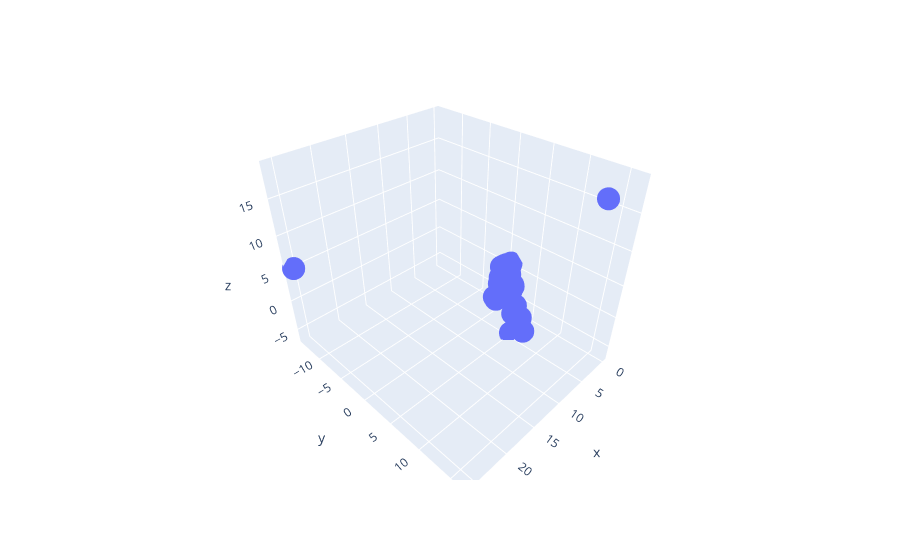

Notebook code cell kept with this figure:
### Code cell
px.scatter_3d(pd.DataFrame(tf_svd_pos,columns=['x','y','z']),x='x',y='y',z='z',hover_name=clean.idf_vec.get_feature_names())

### Figure 1 — Plotly figure (JSON) as saved in the notebook; plotly's stock layout.template omitted (floating-point values rounded to 4 significant figures; data arrays with more than 128 entries replaced by an {"elided": "..."} marker saying what was removed)
{"data": [{"hovertemplate": "<b>%{hovertext}</b><br><br>x=%{x}<br>y=%{y}<br>z=%{z}<extra></extra>", "hovertext": {"elided": "3000 str values"}, "legendgroup": "", "marker": {"color": "#636efa", "symbol": "circle"}, "mode": "markers", "name": "", "scene": "scene", "showlegend": false, "type": "scatter3d", "x": {"elided": "3000 float values"}, "y": {"elided": "3000 float values"}, "z": {"elided": "3000 float values"}}], "layout": {"legend": {"tracegroupgap": 0}, "margin": {"t": 60}, "scene": {"domain": {"x": [0, 1], "y": [0, 1]}, "xaxis": {"title": {"text": "x"}}, "yaxis": {"title": {"text": "y"}}, "zaxis": {"title": {"text": "z"}}}}}
